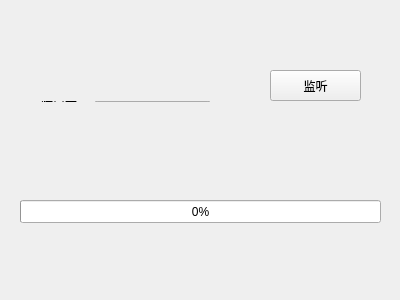
<?xml version="1.0" encoding="UTF-8"?>
<ui version="4.0">
 <class>Widget</class>
 <widget class="QWidget" name="Widget">
  <property name="geometry">
   <rect>
    <x>0</x>
    <y>0</y>
    <width>400</width>
    <height>300</height>
   </rect>
  </property>
  <property name="windowTitle">
   <string>Widget</string>
  </property>
  <widget class="QPushButton" name="pushButton">
   <property name="geometry">
    <rect>
     <x>270</x>
     <y>70</y>
     <width>91</width>
     <height>31</height>
    </rect>
   </property>
   <property name="text">
    <string>监听</string>
   </property>
  </widget>
  <widget class="QWidget" name="layoutWidget">
   <property name="geometry">
    <rect>
     <x>30</x>
     <y>90</y>
     <width>191</width>
     <height>23</height>
    </rect>
   </property>
   <layout class="QHBoxLayout" name="horizontalLayout">
    <item>
     <widget class="QLabel" name="label_3">
      <property name="text">
       <string>端口号：</string>
      </property>
     </widget>
    </item>
    <item>
     <widget class="QLineEdit" name="lineEdit"/>
    </item>
   </layout>
  </widget>
  <widget class="QWidget" name="layoutWidget">
   <property name="geometry">
    <rect>
     <x>30</x>
     <y>60</y>
     <width>157</width>
     <height>17</height>
    </rect>
   </property>
   <layout class="QHBoxLayout" name="horizontalLayout_2">
    <item>
     <widget class="QLabel" name="label">
      <property name="text">
       <string>服务器IP：</string>
      </property>
     </widget>
    </item>
    <item>
     <widget class="QLabel" name="label_2">
      <property name="text">
       <string>127.0.0.1</string>
      </property>
     </widget>
    </item>
   </layout>
  </widget>
  <widget class="QProgressBar" name="progressBar">
   <property name="geometry">
    <rect>
     <x>20</x>
     <y>200</y>
     <width>361</width>
     <height>23</height>
    </rect>
   </property>
   <property name="value">
    <number>0</number>
   </property>
  </widget>
  <zorder>layoutWidget</zorder>
  <zorder>layoutWidget</zorder>
  <zorder>pushButton</zorder>
  <zorder>progressBar</zorder>
 </widget>
 <layoutdefault spacing="6" margin="11"/>
 <resources/>
 <connections/>
</ui>
